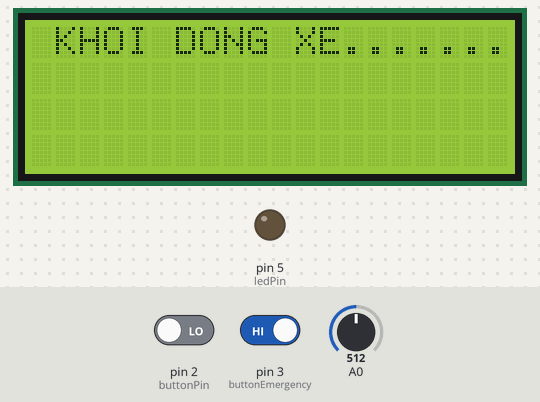
A sketch run on a simulated Arduino Uno, built with avr-gcc and run on an emulated ATmega328P. Parts: 20×4 character LCD, output pins drawn as LEDs (lit = HIGH). The inputs (shaded band) are chosen by the test bench; at power-on: pin 2 (buttonPin) LOW, pin 3 (buttonEmergency) HIGH, A0 = 512. What the sketch prints to the serial monitor is not drawn.

Above: at 1.3 s.
1.4 s: pin 2 (buttonPin) driven HIGH and pin 3 (buttonEmergency) driven LOW
At 1.52 s:
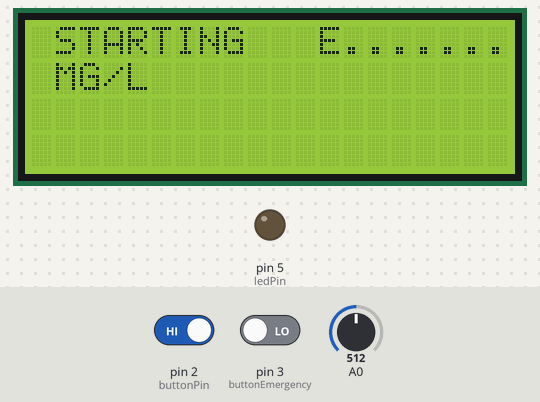
3.3 s: A0 set to 716
At 3.46 s:
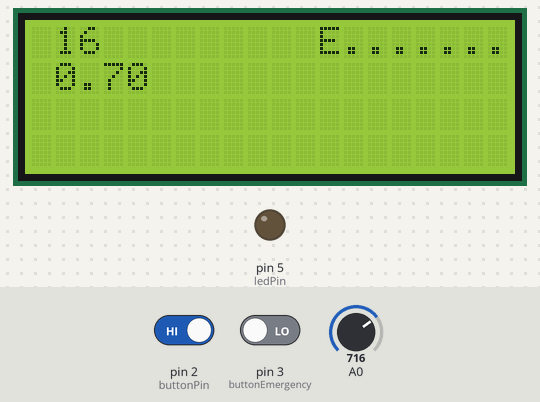
4.8 s: pin 2 (buttonPin) driven LOW
6.3 s: pin 2 (buttonPin) driven HIGH
At 6.53 s:
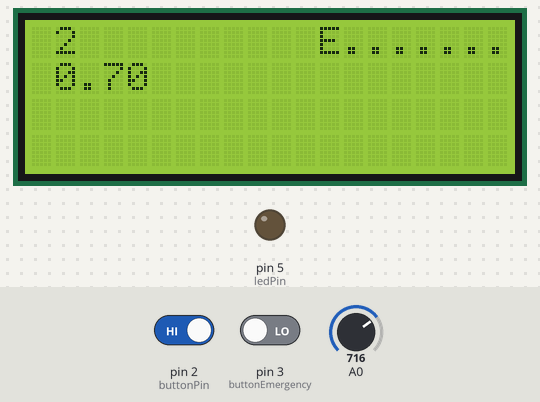
7.9 s: A0 set to 900
At 8.09 s:
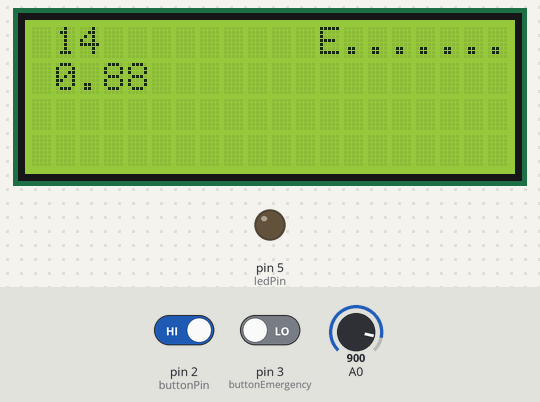
9.5 s: A0 set to 1023
At 12.85 s:
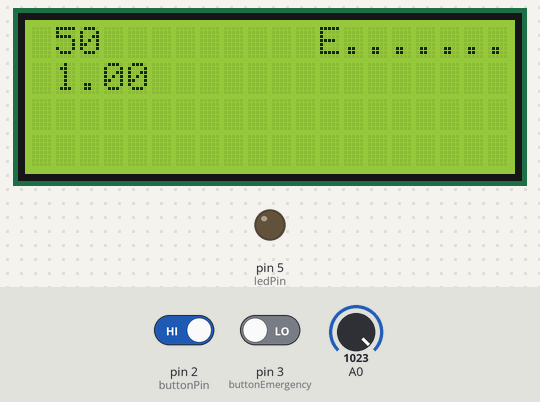

The sketch:

Backup.ino.ino
```cpp
#include <Wire.h>
#include <LiquidCrystal_I2C.h>

LiquidCrystal_I2C lcd(0x27,20,4);

float value;
const int buttonPin = 2;     // the number of the pushbutton pin
const int buttonEmergency = 3;     // the number of the pushbutton pin
const int ledPin =  5;      // the number of the LED pin

// variables will change:
int buttonState = 0;         // variable for reading the pushbutton status
int buttonEmergencyState = 0;         // variable for reading the pushbutton status
unsigned int count = 0;
unsigned int SensorCount = 0;
bool state = false;


void setup() {
  // initialize the LED pin as an output:
  pinMode(ledPin, OUTPUT);
  // initialize the pushbutton pin as an input:
  pinMode(buttonPin, INPUT);
  pinMode(buttonEmergency, INPUT);
  Serial.begin(9600);

  lcd.init();                      // initialize the lcd
  lcd.init();
  // Print a message to the LCD.
  lcd.backlight();
   lcd.setCursor(1,0);
   lcd.print("STARTING");
   lcd.setCursor(1,1);
   lcd.print("MG/L");
}

void loop() {
  // read the state of the pushbutton value:
  buttonState = digitalRead(buttonPin);
  buttonEmergencyState = digitalRead(buttonEmergency);
  Serial.println(buttonEmergencyState);

  if(buttonEmergencyState == 0)
  {
    if (buttonState == 1)
    {
        state = true;

        lcd.setCursor(1,0);
        lcd.print("           ");
        lcd.setCursor(1,1);
        lcd.print("           ");

        if (count >= 50)
        {

        }
        else
        {
          count ++;
          lcd.setCursor(1,0);
          lcd.print(count);

          value = analogRead(A0);
          lcd.setCursor(1,1);
          lcd.print((value/1000)-(-0.01)-0.03);

          if(count == 1 )
          {
            lcd.setCursor(1,0);
            lcd.print("STARTING");
            lcd.setCursor(1,1);
            lcd.print("MG/L");
            digitalWrite(ledPin, LOW);
          }

          delay(100);
        }
    }
    else if(buttonState == 0)
    {
        count = 0;
    }


     if (count == 50)
     {
        lcd.setCursor(1,0);
        if ( ((value/1000)-(-0.01)-0.03) > 0.17)
        {
           lcd.print("Say roi");
        }
        else
        {
          lcd.print("OK");
          digitalWrite(ledPin, HIGH);
        }
     }
  }
  else
  {
    Starting();
  }
}


void Starting()
{
  lcd.setCursor(1,0);
  lcd.print("KHOI DONG XE.......");
  lcd.setCursor(1,1);
  lcd.print("                   ");
}
```

Measured:
- after the input at 1.4 s, the display: changes after 0.06 s (image 1)
- after the input at 6.3 s, the display: first changes after 0.05 s (image 3 shows a later state)
